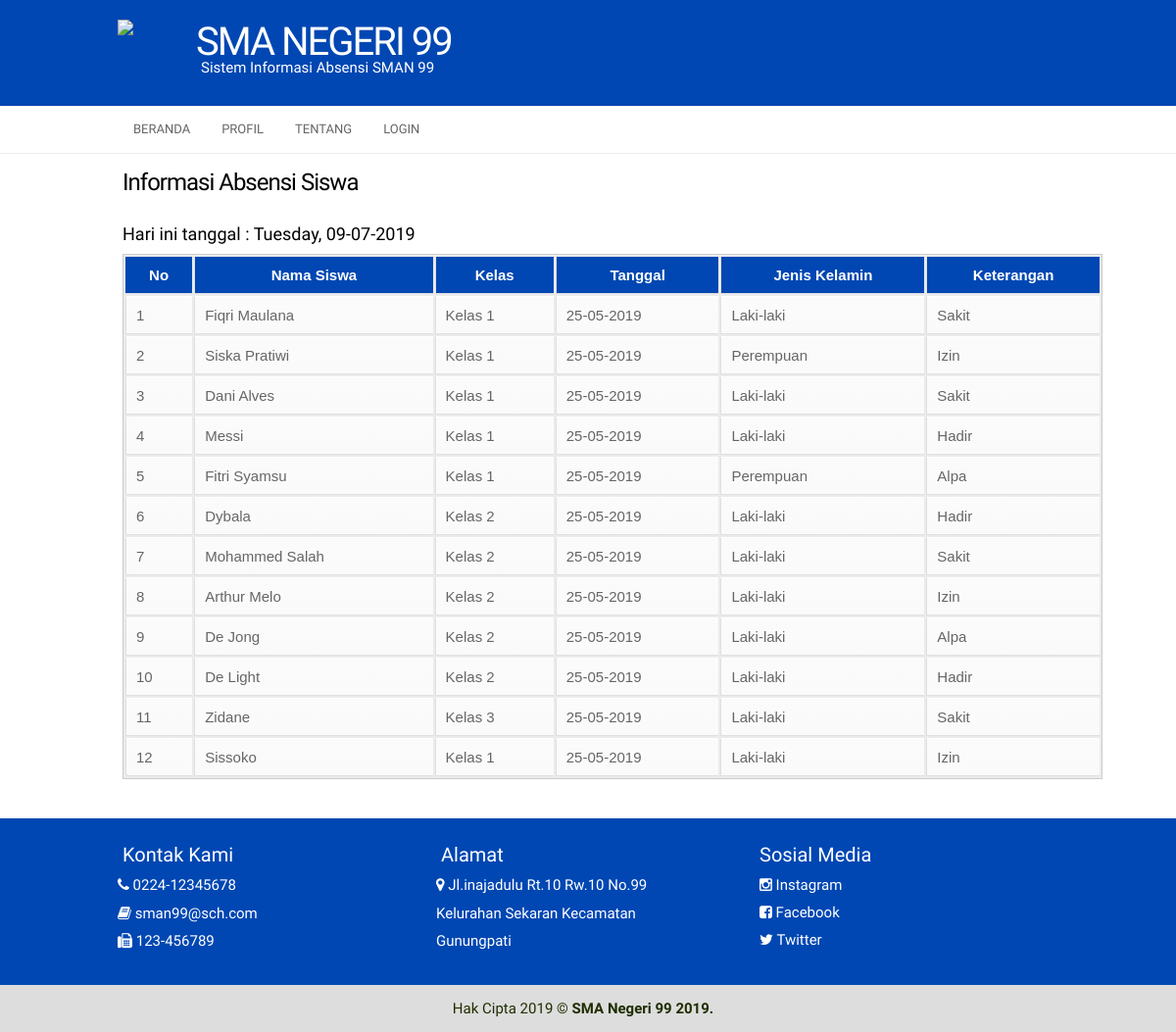
/datasiswa.php, run on an earlier commit of the app's database.
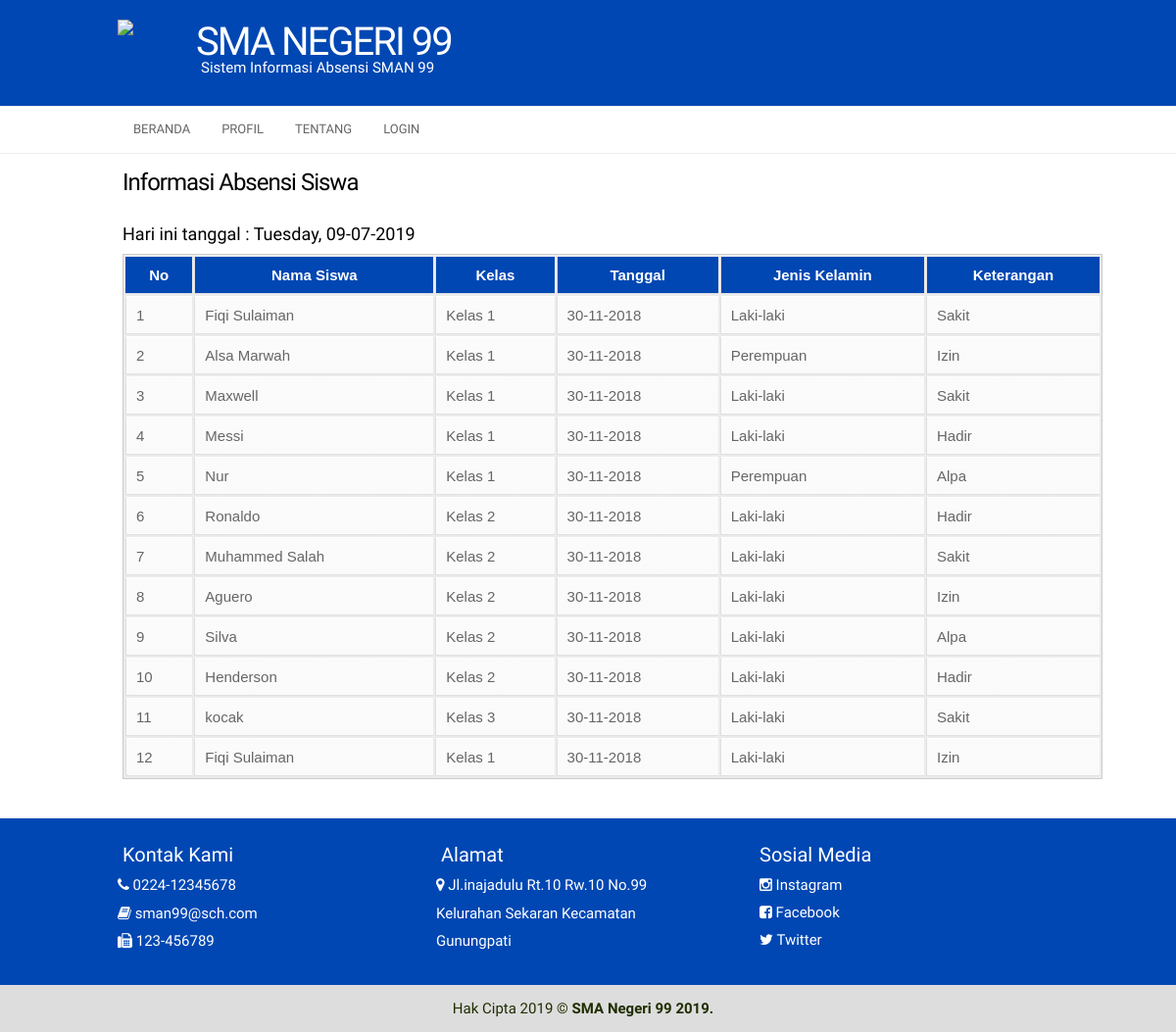
And on a later commit of the database.
### tables this page shows
CREATE TABLE `tb_siswa` (
  `id` int(11) NOT NULL,
  `nisn` int(15) NOT NULL,
  `nama` varchar(50) NOT NULL,
  `kelas` varchar(50) NOT NULL,
  `tanggal` varchar(15) NOT NULL,
  `jenis_kelamin` enum('Laki-laki','Perempuan') NOT NULL,
  `keterangan` enum('Hadir','Sakit','Izin','Alpa') NOT NULL
);

### datasiswa.php (the view, shortened to what this page needs)
<?php
$koneksi = new mysqli("localhost","root","","db_sekolah");
?>
<!doctype html>
<html>
<head>
<link rel="stylesheet" href="assets/css/custom.css" type="text/css" />
<link rel="stylesheet" href="assets/css/font-awesome.css" type="text/css"/>
<link rel="stylesheet" href="assets/css/tabeldata.css" type="text/css"/>
</head>
<body>
    <?php
      include './include/header.php'
    ?>
    <?php
      include './include/menu.php'
    ?>
    <div id="body" class="width">
    <section id="content">
      <article>
        <h3>Informasi Absensi Siswa</h3><br>
        <h4> <?php $tgl=date('l, d-m-Y'); echo "Hari ini tanggal : $tgl"; ?> </h4>
        <table>
                                    <thead>
                                        <tr>
                                            <th>No</th>
                                            <th>Nama Siswa</th>
                                            <th>Kelas</th>
                                            <th>Tanggal</th>
                                            <th>Jenis Kelamin</th>
                                            <th>Keterangan</th>
                                        </tr>
                                    </thead>
                                    <tbody>
                                        <?php
                                            $no = 1;
                                            $sql = $koneksi->query("select * from tb_siswa");
                                            while ($data = $sql->fetch_assoc()) {
                                        ?>
                                        <tr>
                                            <td><?php echo $no++; ?></td>
                                            <td><?php echo $data['nama'];?></td>
                                            <td><?php echo $data['kelas'];?></td>
                                            <td><?php echo $data['tanggal'];?></td>
                                            <td><?php echo $data['jenis_kelamin'];?></td>
                                            <td><?php echo $data['keterangan'];?></td>
                                        </tr>
                                        <?php } ?>
                                    </tbody>
                                </table>
      </article>
    </section>
    <?php
      include './include/footer.php'
    ?>
</div>
</body>
</html>

### include/header.php
<div id="container">
  <header>
    <div class="width">
      <img class="logo" src="image/tutwur.png">
      <h1><a href="?page=admin">SMA <span>NEGERI</span> 99</a></h1>
      <h2>Sistem Informasi Absensi SMAN 99</h2>
    </div>
  </header>

### include/menu.php
<nav>
    <div class="width">
      <ul>
          <li><a href="beranda.php">Beranda</a></li>
          <li><a href="profil.php">Profil</a></li>
          <li><a href="tentang.php">Tentang</a></li>
          <li><a href="login.php">Login</a></li>
      </ul>
    </div>
  </nav>

### include/footer.php (shortened to what this page needs)
</div>
<footer>
    <div class="footer-content width">
        <ul>
            <li><h4>Kontak Kami</h4></li>
            <p><i class="fa fa-phone fa"></i> 0224-12345678</a></li>
            <p><i class="fa fa-book"></i> sman99@sch.com</a></li>
            <p><i class="fa fa-fax fa"></i> 123-456789</a></li>
        </ul>
        <ul>
          <li><h4>Alamat</h4></li>
            <p><i class="fa fa-map-marker fa"></i> Jl.inajadulu Rt.10 Rw.10 No.99 Kelurahan Sekaran Kecamatan Gunungpati</a></li>
        </ul>
        <ul class="endfooter">
          <li><h4>Sosial Media</h4></li>
            <li><a href="#"><i class="fa fa-instagram fa"></i> Instagram</a></li>
            <li><a href="#"><i class="fa fa-facebook-square fa"></i> Facebook</a></li>
            <li><a href="#"><i class="fa fa-twitter fa"></i> Twitter</a></li>
        </ul>
    </div>
    <div class="footer-bottom">
        <p>Hak Cipta 2019 &copy; <strong>SMA Negeri 99 2019.</strong></p>
     </div>
</footer>

### assets/css/custom.css (style rules this page uses)
body { background: #fff; margin:0; padding:0; font-family: 'Pontano Sans', Arial, Helvetica, sans-serif; font-size: 15px; color: #666; }
* { margin:0; padding:0; }
table { width: 100%; text-align: left; }
th, td { padding: 10px 10px; }
th { color: #666; background: #ccc none repeat-x scroll left top; }
td { border-bottom: 1px solid #ccc; }
p { line-height: 1.9em; margin-bottom: 20px; }
a { color: #000; }
h1 { color: #000; font-size: 35px; font-family: 'Pontano Sans', Arial, sans-serif; }
h2 { color: #000; font-size: 26px; letter-spacing: 0px; font-weight: normal; padding: 0 0 5px; margin: 0; font-family: 'Pontano Sans', Arial, sans-serif; }
h3 { color: #000; font-size: 24px; font-weight: normal; margin-bottom: 10px; letter-spacing: -1px; font-family: 'Pontano Sans', Arial, sans-serif; }
h4 { font-family: 'Pontano Sans', Arial, sans-serif; color: #000; font-size: 18px; font-weight: normal; padding-bottom: 10px; text-transform: none; }
ul, ol { margin: 0 0 35px 35px; }
li { padding-bottom: 5px; }
.width { width: 960px; margin: 0 auto; }
#container { background-color: #fff; }
header { padding: 20px 2px; background: #0047b3; margin: 0 auto; text-align:left; }
.logo { margin-bottom: 20px; width: 70px; float: left; }
header h1 a, header h1 a:hover { color: #fff; font-size: 40px; font-weight: normal; letter-spacing: -2px; line-height:45px; text-decoration: none; text-transform: uppercase; margin-left: 10px; }
header h1 a span { color: #fff; }
header h2 { color: #fff; font-size: 15px; position: relative; top: -5px; letter-spacing: 0; margin-left: 85px; }
nav { border-top: 1px solid #eee; border-bottom: 1px solid #eee; padding: 2px 0; height: 43px; }
nav ul { list-style: none; padding: 0; margin: 0; }
nav ul li { float: left; display: block; padding: 0; }
nav ul li a { color: #666; display: block; font-family: 'Pontano Sans',Arial,sans-serif; font-size: 13px; letter-spacing: 0; margin: 0; padding: 13px 16px; text-decoration: none; text-transform: uppercase; }
#body { background: none; margin: 5px auto 0; padding: 0; clear: both; }
#content { float: left; width: 71%; }
article { padding: 10px 10px 20px 5px; }
footer { margin:20px auto 0; background: #0047b3; }
footer p { text-align: left; color: #fff; font-size: 15px; margin: 0; padding: 0; margin-right: 10px; }
.footer-content { padding: 20px 25px 30px; }
footer .footer-content ul { width: 260px; list-style: none; margin: 0 65px 0 0; padding: 0; float: left; }
footer .footer-content li { padding: 5px 5px; }
footer .footer-content li a { color: #fff; font-size: 15px; text-decoration: none; }
footer .footer-content h4 { color: #fff; font-size: 20px; font-weight: normal; padding-bottom: 0; }
footer .footer-content ul.endfooter { margin-right: 0; }
footer .footer-bottom { padding: 10px; text-align: center; background-color: #ddd; }
footer .footer-bottom p { text-align: center; }
footer .footer-bottom p, footer .footer-bottom p a { color: #202E00; }

### assets/css/tabeldata.css (style rules this page uses)
table { font-family: arial; background: #eaebec; border: 1px solid #ccc; width: 150%; }
table th { color: white; padding: 10px; border-left: 1px solid #e0e0e0; border-bottom: 1px solid #e0e0e0; background: #0047b3; }
table th:first-child { border-left: none; }
table tr { text-align: center; padding-left: 20px; }
table td { text-align: left; padding: 10px; border-top: 1px solid #ffffff; border-bottom: 1px solid #e0e0e0; border-left: 1px solid #e0e0e0; background: #fafafa; background: -webkit-gradient(linear, left top, left bottom, from(#fbfbfb), to(#fafafa)); background: -moz-linear-gradient(top, #fbfbfb, #fafafa); }
table tr:last-child td:first-child { -moz-border-radius-bottom-left: 3px; -webkit-border-bottom-left-radius: 3px; border-bottom-left-radius: 3px; }
table tr:last-child td:last-child { -moz-border-radius-bottom-right: 3px; -webkit-border-bottom-right-radius: 3px; border-bottom-right-radius: 3px; }

What changed in the data, as far as the page shows it:
changed tb_siswa (number 1 of 12 on the later page): nama "Fiqri Maulana" → "Fiqi Sulaiman"; tanggal "25-05-2019" → "30-11-2018"
changed tb_siswa: nama "Siska Pratiwi" → "Alsa Marwah"; tanggal "25-05-2019" → "30-11-2018"
changed tb_siswa: nama "Dani Alves" → "Maxwell"; tanggal "25-05-2019" → "30-11-2018"
changed tb_siswa "Messi": tanggal "25-05-2019" → "30-11-2018"
changed tb_siswa: nama "Fitri Syamsu" → "Nur"; tanggal "25-05-2019" → "30-11-2018"
changed tb_siswa: nama "Dybala" → "Ronaldo"; tanggal "25-05-2019" → "30-11-2018"
changed tb_siswa: nama "Mohammed Salah" → "Muhammed Salah"; tanggal "25-05-2019" → "30-11-2018"
changed tb_siswa: nama "Arthur Melo" → "Aguero"; tanggal "25-05-2019" → "30-11-2018"
changed tb_siswa: nama "De Jong" → "Silva"; tanggal "25-05-2019" → "30-11-2018"
changed tb_siswa: nama "De Light" → "Henderson"; tanggal "25-05-2019" → "30-11-2018"
changed tb_siswa "Kelas 3": nama "Zidane" → "kocak"; tanggal "25-05-2019" → "30-11-2018"
changed tb_siswa (number 12 of 12 on the later page): nama "Sissoko" → "Fiqi Sulaiman"; tanggal "25-05-2019" → "30-11-2018"
